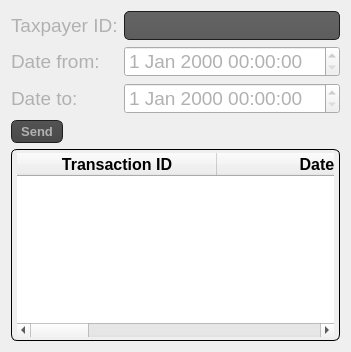
      <widget class="QWidget" name="getTransactionListTab">
       <property name="cursor">
        <cursorShape>ArrowCursor</cursorShape>
       </property>
       <property name="styleSheet">
        <string notr="true">QTableWidget:item:hover
{
	background-color: rgb(170, 255, 255);
}


QTableWidget:item
{
   
	font: 10pt &quot;MS Sans Serif&quot;;
	background-color: rgb(255, 255, 255);
	color: rgb(0, 0, 0);
}

</string>
       </property>
       <attribute name="title">
        <string>Get transaction list</string>
       </attribute>
       <layout class="QGridLayout" name="gridLayout_2">
        <item row="3" column="0">
         <layout class="QFormLayout" name="formLayout_4">
          <item row="0" column="0">
           <widget class="QLabel" name="label_3">
            <property name="font">
             <font>
              <family>MS Sans Serif</family>
              <pointsize>14</pointsize>
             </font>
            </property>
            <property name="styleSheet">
             <string notr="true">QLabel {

    color: #b1b1b1;
}</string>
            </property>
            <property name="text">
             <string>Taxpayer ID:</string>
            </property>
           </widget>
          </item>
          <item row="0" column="1">
           <widget class="QLineEdit" name="lineEdit_id_list">
            <property name="maximumSize">
             <size>
              <width>400</width>
              <height>16777215</height>
             </size>
            </property>
            <property name="font">
             <font>
              <family>MS Sans Serif</family>
              <pointsize>14</pointsize>
             </font>
            </property>
            <property name="styleSheet">
             <string notr="true">QLineEdit
{
       color: #b1b1b1;
    background-color: QLinearGradient( x1: 0, y1: 0, x2: 0, y2: 1, stop: 0 #4d4d4d, stop: 0 #646464, stop: 1 #5d5d5d);
    padding: 1px;
    border-style: solid;
    border: 1px solid #1e1e1e;
    border-radius: 5;
}</string>
            </property>
           </widget>
          </item>
          <item row="1" column="0">
           <widget class="QLabel" name="label_4">
            <property name="font">
             <font>
              <family>MS Sans Serif</family>
              <pointsize>14</pointsize>
             </font>
            </property>
            <property name="styleSheet">
             <string notr="true">QLabel {

    color: #b1b1b1;
}</string>
            </property>
            <property name="text">
             <string>Date from:</string>
            </property>
           </widget>
          </item>
          <item row="1" column="1">
           <widget class="QDateTimeEdit" name="TimeEdit_from_list">
            <property name="maximumSize">
             <size>
              <width>400</width>
              <height>16777215</height>
             </size>
            </property>
            <property name="font">
             <font>
              <family>MS Sans Serif</family>
              <pointsize>14</pointsize>
             </font>
            </property>
            <property name="styleSheet">
             <string notr="true">QDateTimeEdit {

    color: #b1b1b1;
}</string>
            </property>
           </widget>
          </item>
          <item row="2" column="0">
           <widget class="QLabel" name="label_5">
            <property name="font">
             <font>
              <family>MS Sans Serif</family>
              <pointsize>14</pointsize>
             </font>
            </property>
            <property name="styleSheet">
             <string notr="true">QLabel {

    color: #b1b1b1;
}</string>
            </property>
            <property name="text">
             <string>Date to:</string>
            </property>
           </widget>
          </item>
          <item row="2" column="1">
           <widget class="QDateTimeEdit" name="TimeEdit_to_list">
            <property name="maximumSize">
             <size>
              <width>400</width>
              <height>16777215</height>
             </size>
            </property>
            <property name="font">
             <font>
              <family>MS Sans Serif</family>
              <pointsize>14</pointsize>
             </font>
            </property>
            <property name="styleSheet">
             <string notr="true">QDateTimeEdit {

    color: #b1b1b1;
}</string>
            </property>
           </widget>
          </item>
          <item row="3" column="0">
           <widget class="QPushButton" name="pushButton_send_list">
            <property name="font">
             <font>
              <family>MS Sans Serif</family>
              <pointsize>10</pointsize>
              <weight>75</weight>
              <bold>true</bold>
             </font>
            </property>
            <property name="styleSheet">
             <string notr="true">QPushButton
{
    color: #b1b1b1;
    background-color: QLinearGradient( x1: 0, y1: 0, x2: 0, y2: 1, stop: 0 #565656, stop: 0.1 #525252, stop: 0.5 #4e4e4e, stop: 0.9 #4a4a4a, stop: 1 #464646);
    border-width: 1px;
    border-color: #1e1e1e;
    border-style: solid;
    border-radius: 6;
    padding: 3px;
    padding-left: 5px;
    padding-right: 5px;
    min-width: 40px;
}

QPushButton:pressed
{
    background-color: QLinearGradient( x1: 0, y1: 0, x2: 0, y2: 1, stop: 0 #2d2d2d, stop: 0.1 #2b2b2b, stop: 0.5 #292929, stop: 0.9 #282828, stop: 1 #252525);
}

QComboBox:hover,QPushButton:hover
{
    border: 2px solid QLinearGradient( x1: 0, y1: 0, x2: 0, y2: 1, stop: 0 #ffa02f, stop: 1 #d7801a);
}</string>
            </property>
            <property name="text">
             <string>Send</string>
            </property>
           </widget>
          </item>
          <item row="4" column="0" colspan="2">
           <widget class="QTableWidget" name="table_list">
            <property name="font">
             <font>
              <family>MS Sans Serif</family>
              <pointsize>10</pointsize>
              <weight>75</weight>
              <bold>true</bold>
             </font>
            </property>
            <property name="focusPolicy">
             <enum>Qt::StrongFocus</enum>
            </property>
            <property name="autoFillBackground">
             <bool>false</bool>
            </property>
            <property name="styleSheet">
             <string notr="true">QTableWidget
{  
    border-width: 1px;
    border-color: black;
    border-style: solid;
    border-radius: 6;
    padding: 3px;
    padding-left: 5px;
    padding-right: 5px;
    min-width: 40px;

}

</string>
            </property>
            <property name="lineWidth">
             <number>1</number>
            </property>
            <property name="sortingEnabled">
             <bool>true</bool>
            </property>
            <property name="cornerButtonEnabled">
             <bool>true</bool>
            </property>
            <property name="columnCount">
             <number>5</number>
            </property>
            <attribute name="horizontalHeaderCascadingSectionResizes">
             <bool>false</bool>
            </attribute>
            <attribute name="horizontalHeaderMinimumSectionSize">
             <number>39</number>
            </attribute>
            <attribute name="horizontalHeaderDefaultSectionSize">
             <number>200</number>
            </attribute>
            <attribute name="horizontalHeaderHighlightSections">
             <bool>true</bool>
            </attribute>
            <attribute name="horizontalHeaderStretchLastSection">
             <bool>false</bool>
            </attribute>
            <column>
             <property name="text">
              <string>Transaction ID</string>
             </property>
             <property name="font">
              <font>
               <family>MS Sans Serif</family>
               <pointsize>12</pointsize>
               <weight>75</weight>
               <bold>true</bold>
              </font>
             </property>
             <property name="background">
              <color>
               <red>0</red>
               <green>0</green>
               <blue>0</blue>
              </color>
             </property>
             <property name="foreground">
              <brush brushstyle="SolidPattern">
               <color alpha="255">
                <red>0</red>
                <green>0</green>
                <blue>0</blue>
               </color>
              </brush>
             </property>
            </column>
            <column>
             <property name="text">
              <string>Date</string>
             </property>
             <property name="font">
              <font>
               <family>MS Sans Serif</family>
               <pointsize>12</pointsize>
               <weight>75</weight>
               <bold>true</bold>
              </font>
             </property>
            </column>
            <column>
             <property name="text">
              <string>Request version</string>
             </property>
             <property name="font">
              <font>
               <family>MS Sans Serif</family>
               <pointsize>12</pointsize>
               <weight>75</weight>
               <bold>true</bold>
              </font>
             </property>
            </column>
            <column>
             <property name="text">
              <string>Item count</string>
             </property>
             <property name="font">
              <font>
               <family>MS Sans Serif</family>
               <pointsize>12</pointsize>
               <weight>75</weight>
               <bold>true</bold>
              </font>
             </property>
            </column>
            <column>
             <property name="text">
              <string>Status</string>
             </property>
             <property name="font">
              <font>
               <family>MS Sans Serif</family>
               <pointsize>12</pointsize>
               <weight>75</weight>
               <bold>true</bold>
              </font>
             </property>
            </column>
           </widget>
          </item>
          <item row="3" column="1">
           <widget class="QLabel" name="label_error_list">
            <property name="font">
             <font>
              <family>MS Sans Serif</family>
              <pointsize>12</pointsize>
              <weight>75</weight>
              <bold>true</bold>
             </font>
            </property>
            <property name="text">
             <string/>
            </property>
           </widget>
          </item>
         </layout>
        </item>
       </layout>
      </widget>
